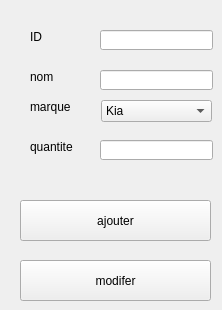
        <widget class="QWidget" name="tab_14">
         <attribute name="title">
          <string>ajouter / modifier</string>
         </attribute>
         <widget class="QPushButton" name="bouton_ajouter">
          <property name="geometry">
           <rect>
            <x>20</x>
            <y>200</y>
            <width>191</width>
            <height>41</height>
           </rect>
          </property>
          <property name="text">
           <string>ajouter</string>
          </property>
         </widget>
         <widget class="QLineEdit" name="le_id">
          <property name="geometry">
           <rect>
            <x>100</x>
            <y>30</y>
            <width>113</width>
            <height>20</height>
           </rect>
          </property>
         </widget>
         <widget class="QLabel" name="label_24">
          <property name="geometry">
           <rect>
            <x>30</x>
            <y>30</y>
            <width>47</width>
            <height>14</height>
           </rect>
          </property>
          <property name="text">
           <string>ID</string>
          </property>
         </widget>
         <widget class="QLabel" name="label_25">
          <property name="geometry">
           <rect>
            <x>30</x>
            <y>70</y>
            <width>47</width>
            <height>14</height>
           </rect>
          </property>
          <property name="text">
           <string>nom</string>
          </property>
         </widget>
         <widget class="QLineEdit" name="le_nom">
          <property name="geometry">
           <rect>
            <x>100</x>
            <y>70</y>
            <width>113</width>
            <height>20</height>
           </rect>
          </property>
         </widget>
         <widget class="QLabel" name="label_26">
          <property name="geometry">
           <rect>
            <x>30</x>
            <y>100</y>
            <width>47</width>
            <height>14</height>
           </rect>
          </property>
          <property name="text">
           <string>marque</string>
          </property>
         </widget>
         <widget class="QLineEdit" name="la_quantite">
          <property name="geometry">
           <rect>
            <x>100</x>
            <y>140</y>
            <width>113</width>
            <height>20</height>
           </rect>
          </property>
         </widget>
         <widget class="QLabel" name="label_27">
          <property name="geometry">
           <rect>
            <x>30</x>
            <y>140</y>
            <width>47</width>
            <height>14</height>
           </rect>
          </property>
          <property name="text">
           <string>quantite</string>
          </property>
         </widget>
         <widget class="QPushButton" name="bouton_modifier">
          <property name="geometry">
           <rect>
            <x>20</x>
            <y>260</y>
            <width>191</width>
            <height>41</height>
           </rect>
          </property>
          <property name="text">
           <string>modifer</string>
          </property>
         </widget>
         <widget class="QComboBox" name="combo_marq">
          <property name="geometry">
           <rect>
            <x>101</x>
            <y>100</y>
            <width>111</width>
            <height>22</height>
           </rect>
          </property>
          <item>
           <property name="text">
            <string>Kia</string>
           </property>
          </item>
          <item>
           <property name="text">
            <string>Toyota</string>
           </property>
          </item>
          <item>
           <property name="text">
            <string>BMW</string>
           </property>
          </item>
          <item>
           <property name="text">
            <string>Peugeot</string>
           </property>
          </item>
          <item>
           <property name="text">
            <string>Ford</string>
           </property>
          </item>
         </widget>
        </widget>
